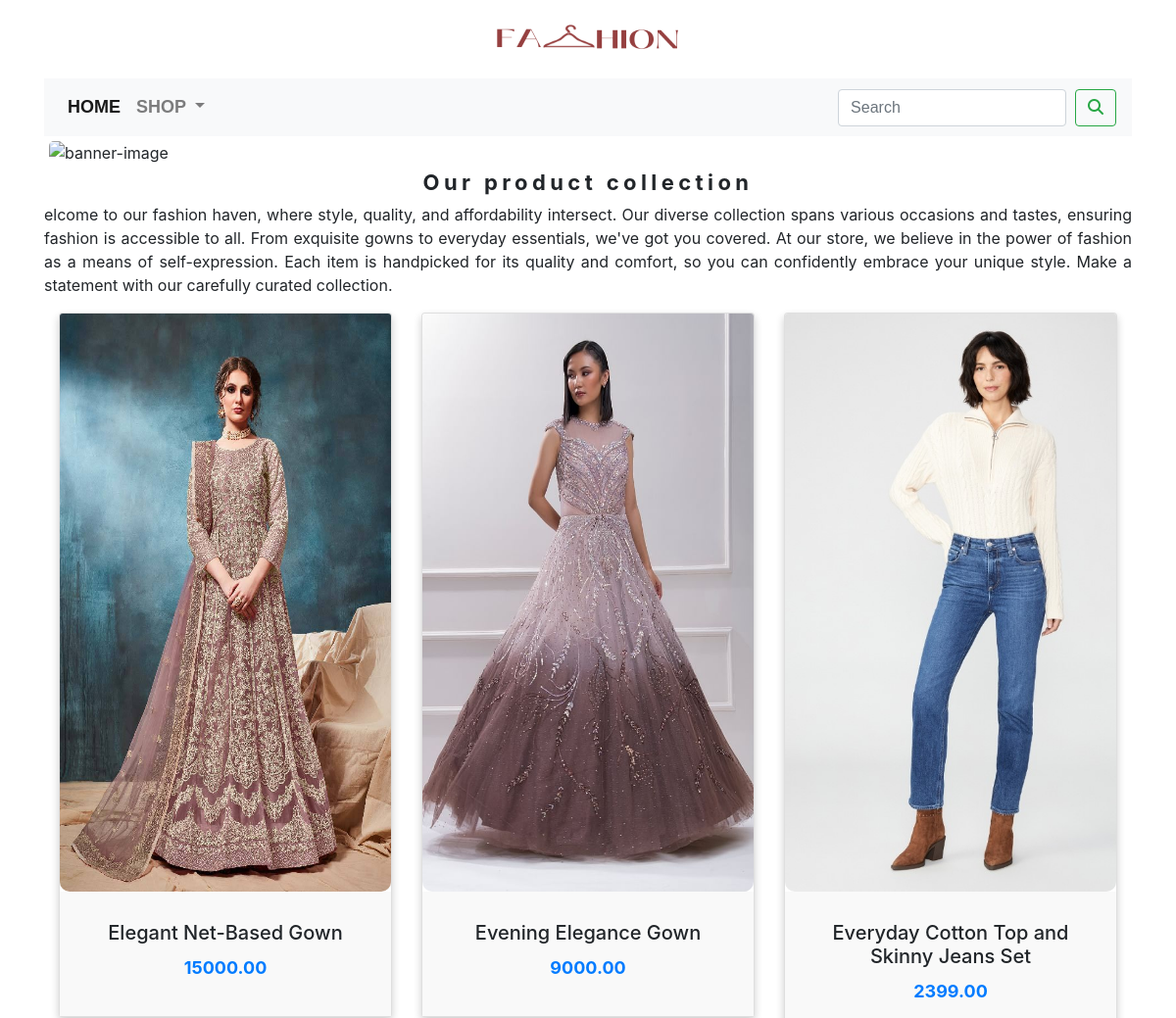
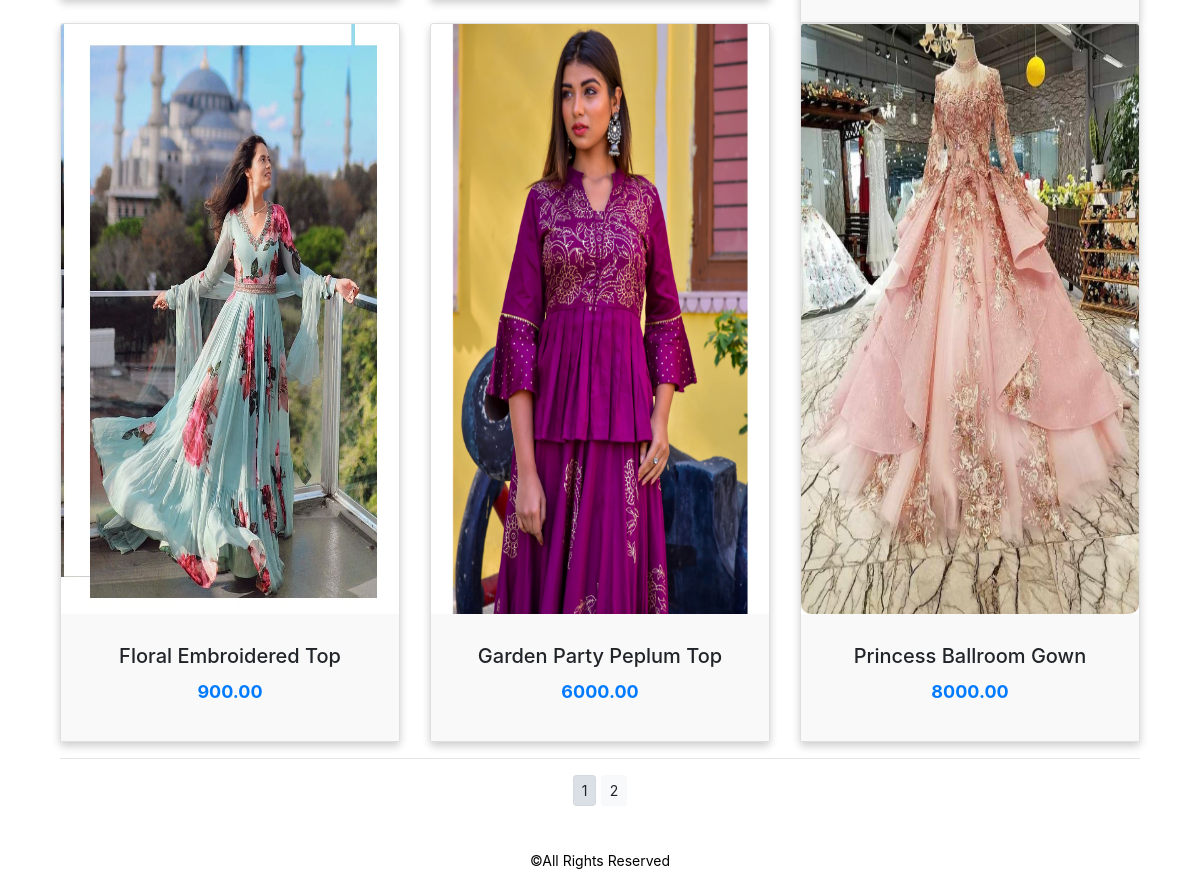
The app's page /shop/ with its own data (2 pictures, top to bottom).
### ecoapp/models.py (models this page shows, shortened)
class Product(models.Model):
    name=models.CharField(max_length=250,unique=True)
    slug=models.SlugField(max_length=250,unique=True)
    description=models.TextField(blank=True)
    price=models.DecimalField(max_digits=10,decimal_places=2)
    category=models.ForeignKey(Category,on_delete=models.CASCADE)
    image=models.ImageField(upload_to='product',blank=True)
    stock=models.IntegerField()
    available=models.BooleanField(default=True)
    created=models.DateTimeField(auto_now_add=True)
    updated=models.DateTimeField(auto_now=True)
    class Meta:
        ordering = ('name',)
        verbose_name = 'product'
        verbose_name_plural = 'products'
    def get_url(self):
        return reverse('ecoapp:prodCatdetail',args=[self.category.slug,self.slug])

### ecoapp/views.py (the view)
# urls.py: path('',views.allProdCat,name='allProdCat'),
def allProdCat(request,c_slug=None):
    c_page=None
    products_list=None
    if c_slug!=None:
        c_page=get_object_or_404(Category,slug=c_slug)
        products_list=Product.objects.all().filter(category=c_page,available=True)
    else:
        products_list=Product.objects.all().filter(available=True)
    paginator = Paginator(products_list,6)
    try:
        page=int(request.GET.get('page','1'))
    except:
        page=1
    try:
        products=paginator.page(page)
    except (EmptyPage,InvalidPage):
        products=paginator.page(paginator.num_pages)
    return render(request,'category.html',{'category':c_page,'products':products})

### cartapp/context_processors.py (called while the page is built)
def counter(request):
    item_count=0
    if 'admin' in request.path:
        return  {}
    else:
        try:
            cart=Cart.objects.filter(cart_id=_cart_id(request))
            cart_items=CartItem.objects.all().filter(cart=cart[:1])
            for cart_item in cart_items:
                item_count += cart_item.quantity
        except Cart.DoesNotExist:
            item_count = 0
    return dict(item_count=item_count)

### cartapp/views.py (called while the page is built)
def _cart_id(request):
    cart=request.session.session_key
    if not cart:
        cart=request.session.create()
    return cart

### ecoapp/context_processors.py (called while the page is built)
def menu_links(request):
    links = Category.objects.all()
    return dict(links=links)  # Using dict() to create a dictionary

### ecoapp/models.py (called while the page is built)
    def get_url(self):
        return reverse('ecoapp:products_by_category',args=[self.slug])

### templates/category.html (shortened to what this page needs)
{% extends 'base.html' %}
{% load static %}
{% block content %}
     <div class="mx_auto">
     {% if category %}
         <img class="my_image" src="{{ category.image.url }}" alt="{{ category.name }}">
     </div><br>
     <div>
         <h1 class="text-center my_title">{{ category.name }}</h1>
         <p class="text-justify">{{ category.description }}</p>
     </div>
     {% else %}
     <div>
         <img class="my_image my_image_padding" src="{% static 'img/bannernew.png' %}" alt="banner-image" width="1100px" height="550px">
     </div>
     <h1 class="text-center my_title">Our product collection</h1>
<p class="text-justify">elcome to our fashion haven, where style, quality, and affordability intersect. Our diverse collection spans various occasions and tastes, ensuring fashion is accessible to all. From exquisite gowns to everyday essentials, we've got you covered.
At our store, we believe in the power of fashion as a means of self-expression. Each item is handpicked for its quality and comfort, so you can confidently embrace your unique style. Make a statement with our carefully curated collection.</p>
     {% endif %}
     <div class="container">
         <div class="row mx_auto">
             {% for product in products.object_list %}
             <div class="my_bottom_margin col-9 col-sm-12  col-md-4 col-lg-4">
                 <div class="card text-center" style="min-width:18rem;">
                     <a href="{{ product.get_url }}"><img class="card-img-top my_image" src="{{ product.image.url }}" alt="{{ product.name }}"></a>
                 <div class="card-body">
                 <h4>{{ product.name }}</h4>
                 <p>{{ product.price }}</p>
             </div>
         </div>
     </div>
     {% endfor %}
     </div>
         <div class="mx-auto">
             {% if products.paginator.num_pages > 1 %}
             <hr>
             <div class="text-center">
                 {% for pg in products.paginator.page_range %}
                        <a href="?page={{pg}}" class="btn btn-light btn-sm {% if products.number == pg %} active {% endif %}">{{ pg }}</a>
                 {% endfor %}
             </div>
             {% endif %}
         </div>
         <br>
    </div>
{% endblock %}

### templates/base.html (shortened to what this page needs)
<!DOCTYPE html>
<html lang="en">
<head>
    {% load static %}
    <link rel="stylesheet" href="{% static 'css/custom.css' %}">
    <link rel="stylesheet" href="{% static 'css/bootstrap.min.css' %}">
</head>
<body>
<div class="container">
{% include 'header.html' %}
{% include 'navbar.html' %}
{% block content %}
{% endblock %}
</div>
{% include 'footer.html' %}
</body>
</html>

### templates/header.html
{% load static  %}
<header>
    <center>
        <a href="{% url 'ecoapp:allProdCat' %}"><img src="{% static 'img/logonew.png' %}" alt="logo_image" width="250px" height="80px">
        </a></center>
</header>

### templates/navbar.html (shortened to what this page needs)
<nav class="navbar navbar-expand-lg navbar-light bg-light">
  <div class="collapse navbar-collapse" id="navbarSupportedContent">
    <ul class="navbar-nav mr-auto">
      <li class="nav-item active">
        <a class="nav-link" href="#">Home <span class="sr-only">(current)</span></a>
      </li>
      <li class="nav-item dropdown {% if 'ecoapp' in request.path %} active {% endif %}">
        <a class="nav-link dropdown-toggle" href="#" id="navbarDropdown" role="button" data-toggle="dropdown" aria-haspopup="true" aria-expanded="false">
          Shop
        </a>
      </li>
    </ul>
    <form class="d-flex" action="{% url 'searchapp:SearchResult' %}" method="get">
      <input class="form-control me-2" type="search" placeholder="Search" name="q" aria-label="Search" >&nbsp;&nbsp;
      <button class="btn btn-outline-success" type="submit">
        <i class="fa-solid fa-magnifying-glass"></i></button>
    </form>
  </div>
</nav>

### templates/footer.html
<div class="my-footer">
    <p>
        &copy;All Rights Reserved
    </p>
</div>

### static/css/custom.css (style rules this page uses)
body { font-family: "Arial", sans-serif; }
.navbar { font-family: "Arial", sans-serif; font-size: 16px; }
.navbar-nav .nav-link { font-family: "Arial", sans-serif; font-size: 18px; font-weight: bold; color: #333; text-transform: uppercase; }
.my-footer { color:black; text-align: center; padding: 20px; }
.my-footer p { font-size: 14px; margin: 0; }
.my_image { width: 100%; height: 590px; border-radius: 10px; }
.my_title { font-size:22px; text_transform:uppercase; letter-spacing:.2em; font-weight:bold; }
.my_image_padding { padding:5px; }
.card { box-shadow: 0 4px 8px 0 rgba(0, 0, 0, 0.2); border-radius: 10px; transition: transform 0.2s; }
.card-body { background-color: #f9f9f9; padding: 10px; }
.card h4 { font-size: 20px; margin: 10px 0; }

### records on screen
Product: image (picture), name "Elegant Net-Based Gown", price "15000.00"
Product: image (picture), name "Evening Elegance Gown", price "9000.00"
Product: image (picture), name "Everyday Cotton Top and Skinny Jeans Set", price "2399.00"
Product: image (picture), name "Floral Embroidered Top", price "900.00"
Product: image (picture), name "Garden Party Peplum Top", price "6000.00"
Product: image (picture), name "Princess Ballroom Gown", price "8000.00"

### other values on screen
{{ pg }} "1" "2"
